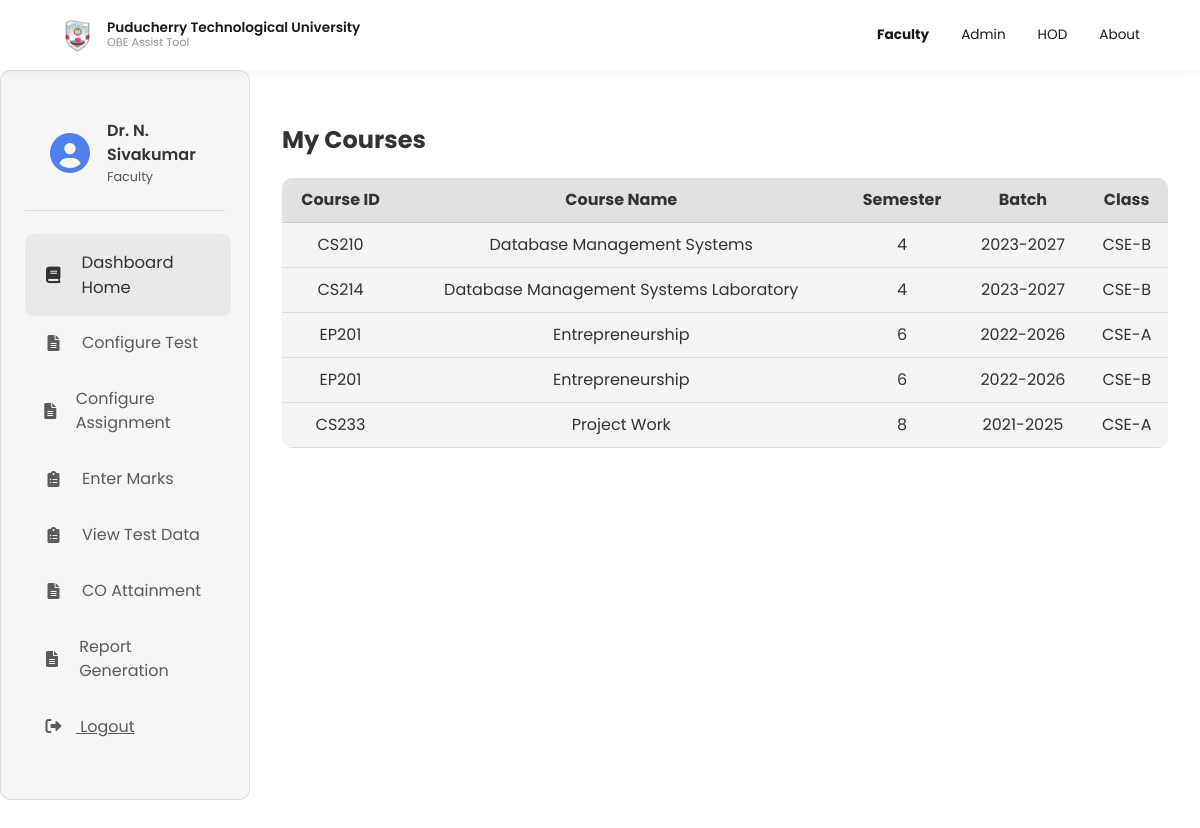
Screenshot of /B/Faculty/new_faculty_dashboard.php (signed in) with the database file from the repository.
### tables this page shows
CREATE TABLE `faculty` (
  `id` varchar(20) NOT NULL,
  `name` varchar(50) NOT NULL,
  `email` varchar(50) NOT NULL,
  `password` varchar(50) DEFAULT NULL,
  `role` varchar(20) NOT NULL
);

CREATE TABLE `faculty_course` (
  `id` int(11) NOT NULL,
  `faculty_id` varchar(20) DEFAULT NULL,
  `course_id` varchar(20) DEFAULT NULL,
  `section` char(1) DEFAULT NULL,
  `type` varchar(10) NOT NULL,
  `batch` varchar(20) NOT NULL
);

CREATE TABLE `course` (
  `code` varchar(20) NOT NULL,
  `name` varchar(50) NOT NULL,
  `credits` decimal(3,1) DEFAULT NULL,
  `no_of_co` int(11) NOT NULL,
  `semester` int(11) NOT NULL,
  `type` varchar(15) NOT NULL,
  `regulation` varchar(10) DEFAULT NULL,
  `course_type` varchar(10) DEFAULT NULL
);

### B/Faculty/new_faculty_dashboard.php (the view, shortened to what this page needs)
<?php
include '../config.php';
$faculty_id = $_SESSION['faculty_id'];
$sql = "SELECT name FROM faculty WHERE id = ?";
$stmt = $conn->prepare($sql);
$stmt->bind_param("i", $faculty_id);
$stmt->execute();
$result = $stmt->get_result();
$row = $result->fetch_assoc();
$faculty_name = $row['name'];
$sql = "SELECT c.code, c.name, c.semester, fc.section, fc.id AS fc_id, c.type, fc.batch
        FROM faculty_course fc
        JOIN course c ON fc.course_id = c.code and fc.type = c.type
        WHERE fc.faculty_id = ?";
$stmt = $conn->prepare($sql);
$stmt->bind_param("i", $faculty_id);
$stmt->execute();
$courses = $stmt->get_result();
$courses_data = [];
while ($row = $courses->fetch_assoc()) {
    $courses_data[] = $row;
}
?>
<!DOCTYPE html>
<html lang="en">
<head>
    <link rel="stylesheet" href="https://cdnjs.cloudflare.com/ajax/libs/font-awesome/6.0.0-beta3/css/all.min.css">
    <link rel="stylesheet" href="../navbar.css">
    <link rel="stylesheet" href="new_faculty_dashboard.css">
</head>
<body>
    <?php include '../navbar.php'; ?>
    <div class="faculty-dashboard">
        <div class="dashboard-sidebar">
            <div class="faculty-profile">
                <div class="faculty-icon">
                    <i class="fas fa-user-circle"></i>
                </div>
                <div class="faculty-info">
                    <span class="faculty-name"><?php echo htmlspecialchars($faculty_name); ?></span>
                    <span class="faculty-role">Faculty</span>
                </div>
            </div>
            <div class="sidebar-menu">
                <ul>
                    <li data-section="mapped-courses" class="active">
                        <i class="fas fa-book"></i>
                        <span>Dashboard Home</span>
                    </li>
                    <li data-section="test-upload">
                        <i class="fas fa-file-alt"></i>
                        <span>Configure Test</span>
                    </li>
                    <li data-section="assignment-upload">
                        <i class="fas fa-file-alt"></i>
                        <span>Configure Assignment</span>
                    </li>
                    <li data-section="student-marks">
                        <i class="fas fa-clipboard-list"></i>
                        <span>Enter Marks</span>
                    </li>
                    <li data-section="view-progress">
                        <i class="fas fa-clipboard-list"></i>
                        <span>View Test Data</span>
                    </li>
                    <li data-section="co-attainment">
                        <i class="fas fa-file-alt"></i>
                        <span>CO Attainment</span>
                    </li>
                    <li data-section="report-generation">
                        <i class="fas fa-file-alt"></i>
                        <span>Report Generation</span>
                    </li>
                    <li id="logout-menu-item" class="sidebar-menu-item">
                        <a href="#" style="color: inherit;">
                            <i class="fas fa-sign-out-alt" style="margin-right: 10px;"></i>
                            <span>Logout</span>
                        </a>
                    </li>
                </ul>
            </div>
        </div>
        <div class="dashboard-content">
            <section id="mapped-courses" class="section active">
                <h1>My Courses</h1>
                <div class="courses-container">
                    <table id="courses-table">
                        <thead>
                            <tr>
                                <th>Course ID</th>
                                <th>Course Name</th>
                                <th>Semester</th>
                                <th>Batch</th>
                                <th>Class</th>
                            </tr>
                        </thead>
                        <tbody>
                            <?php foreach ($courses_data as $row) { ?>
                                <tr>
                                    <td><?php echo htmlspecialchars($row['code']); ?></td>
                                    <td><?php echo htmlspecialchars($row['name']); ?></td>
                                    <td><?php echo htmlspecialchars($row['semester']); ?></td>
                                    <td><?php echo htmlspecialchars($row['batch']); ?></td>
                                    <td>
                                        <?php
                                        if ($row['type'] === "B.Tech") {
                                            echo "CSE-" . htmlspecialchars($row['section']);
                                        } else {
                                            echo htmlspecialchars($row['type']);
                                        }
                                        ?>
                                    </td>
                                </tr>
                            <?php } ?>
                        </tbody>
                    </table>
                </div>
            </section>
        </div>
    </div>
</body>
</html>

### B/Faculty/new_faculty_dashboard.css (style rules this page uses)
:root { --dashboard-height: calc(100vh - 70px); --card-padding: 1.5rem; --border-radius: 10px; --transition-speed: 0.2s; --navbar-height: 70px; --accent-color: rgba(37, 99, 235, 0.8); --text-primary: #333333; --text-secondary: rgba(26, 26, 26, 0.7); --border-color: rgba(0, 0, 0, 0.1); --background-primary: rgba(244, 244, 244, 0.8); --background-secondary: rgba(200, 200, 200, 0.2); --danger-color: #ef4444; --success-color: #22c55e; --warning-color: #f59e0b; --info-color: #3b82f6; --shadow-sm: 0 1px 2px rgba(0, 0, 0, 0.05); --shadow-md: 0 4px 6px rgba(0, 0, 0, 0.1); --shadow-lg: 0 10px 15px rgba(0, 0, 0, 0.1); }
body { margin: 0; padding: 0; min-height: 100vh; font-family: 'Poppins', sans-serif; color: var(--text-primary); background-color: #ffffff; line-height: 1.5; box-sizing: border-box; overflow-x: hidden; }
.container, .dashboard-sidebar, .test-upload-container, .marks-entry-container, .test-cat-container, .assignment-cat-container { background: var(--background-primary); border-radius: var(--border-radius); padding: var(--card-padding); border: 1px solid var(--border-color); }
.faculty-dashboard { display: flex; min-height: calc(100vh - var(--navbar-height)); margin-top: var(--navbar-height); position: relative; width: 100%; box-sizing: border-box; overflow-x: hidden; max-width: 100vw; }
.dashboard-sidebar { width: 250px; height: calc(100vh - var(--navbar-height)); position: fixed; left: 0; z-index: 10; overflow-y: auto; background: var(--background-primary); backdrop-filter: blur(10px); box-sizing: border-box; }
.dashboard-content { flex-grow: 1; padding: 2rem; margin-left: 250px; min-height: calc(100vh - var(--navbar-height)); overflow-y: auto; width: calc(100% - 250px); box-sizing: border-box; max-width: calc(100vw - 250px); }
.faculty-profile { display: flex; align-items: center; padding: 1.5rem; margin-bottom: 1.5rem; border-bottom: 1px solid var(--border-color); }
.faculty-icon { display: flex; align-items: center; justify-content: center; width: 60px; height: 60px; border-radius: 50%; margin-right: 1rem; }
.faculty-icon i { font-size: 2.5rem; color: var(--accent-color); }
.faculty-info { display: flex; flex-direction: column; }
.faculty-name { font-weight: 600; color: var(--text-primary); }
.faculty-role { font-size: 0.8rem; color: rgba(26, 26, 26, 0.7); }
.sidebar-menu ul { list-style: none; padding: 0; }
.sidebar-menu ul li { display: flex; align-items: center; gap: 1rem; padding: 1rem; cursor: pointer; border-radius: 8px; color: rgba(26, 26, 26, 0.7); transform-origin: left center; transition: all var(--transition-speed) ease; }
.sidebar-menu ul li i { width: 25px; text-align: center; }
.sidebar-menu ul li:hover, .sidebar-menu ul li.active { background: rgba(0,0,0,0.05); color: var(--text-primary); transform: scale(1.03); }
table { width: 100%; border-collapse: separate; border-spacing: 0; background-color: var(--background-secondary); border-radius: 10px; overflow: hidden; }
th, td { padding: 10px; text-align: center; border-bottom: 1px solid var(--border-color); }
thead { background-color: rgba(180, 180, 180, 0.3); color: var(--text-primary); }
.section { display: none; opacity: 0; transform: scale(0.9); transition: all 0.3s ease; }
.section.active { display: block; opacity: 1; transform: scale(1); }

### rows the page displays
faculty: name "Dr. N. Sivakumar"
faculty_course: course.code "CS210", course.name "Database Management Systems", course.semester "4", batch "2023-2027", section "B"
faculty_course: course.code "CS214", course.name "Database Management Systems Laboratory", course.semester "4", batch "2023-2027", section "B"
faculty_course: course.code "EP201", course.name "Entrepreneurship", course.semester "6", batch "2022-2026", section "A"
faculty_course: course.code "EP201", course.name "Entrepreneurship", course.semester "6", batch "2022-2026", section "B"
faculty_course: course.code "CS233", course.name "Project Work", course.semester "8", batch "2021-2025", section "A"
